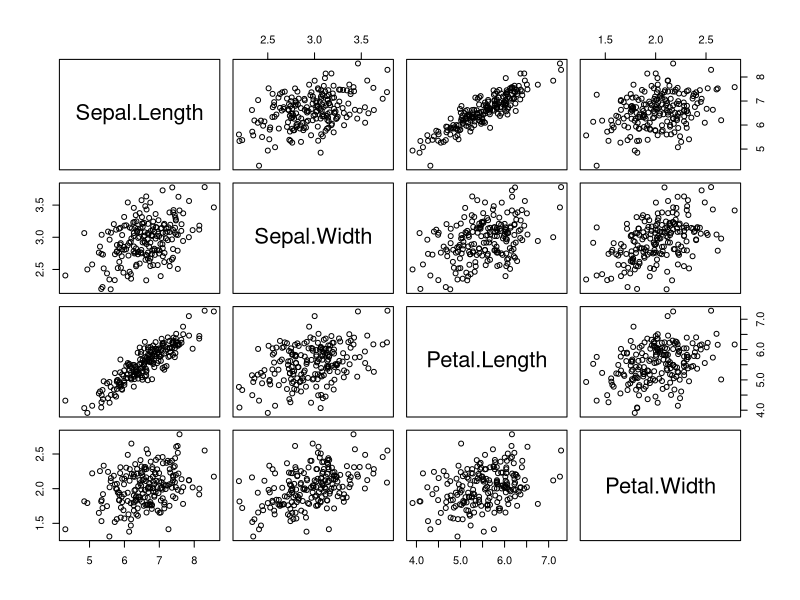
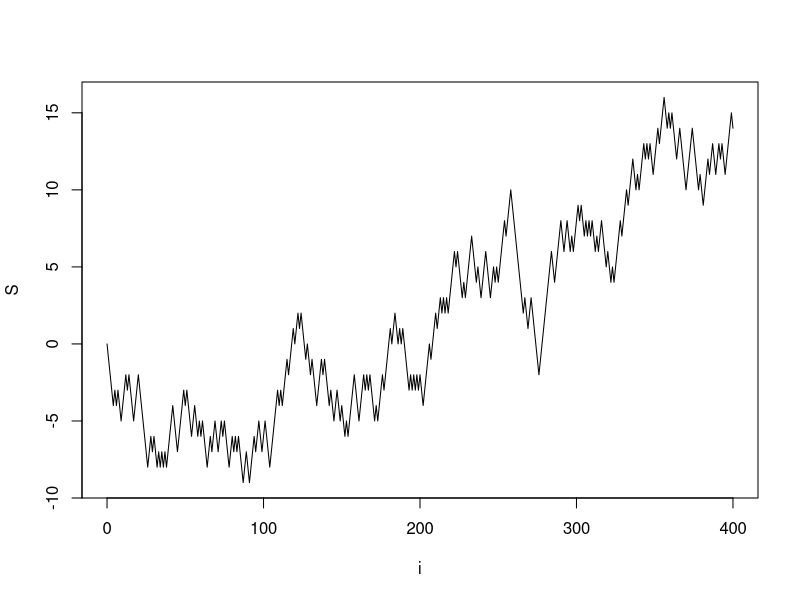

R code for these plots, in order:
# Generating Random Variates
## from:  Statistical Computing with R, Maria Rizzo Chap.3

# inverse transform method 

rlogarithmic <- function (n, theta) {
    u <- runif(n)
    N <- ceiling(-16 / log10(theta))
    k <- 1:N
    a <- -1/log(1-theta)
    fk <- exp(log(a) + k * log(theta) - log(k))
    Fk <- cumsum(fk)
    x <- integer(n)
    for (i in 1:n) {
        x[i] <- as.integer(sum(u[i] > Fk))
        while (x[i]==N) {
            logf <- log(a) + (N+1) * log(theta) - log(N+1)
            fk <- c(fk, exp(logf))
            Fk <- c(Fk, Fk[N] + fk[N+1])
            N < N + 1
            x[i] <- as.integer(sum(u[i] > Fk))
        }
    }
    x + 1
}


n <- 1000
theta <- 0.5
x <- rlogarithmic(n, theta)

# get density
k <- sort(unique(x))
p <- -1 / log(1-theta) * theta^k / k
se <- sqrt(p*(1-p)/n)

tbl <- round(rbind(table(x)/n, p, se), 3)
tbl

## Acceptance-Rejection Method

n <- 1000
k <- 0
j <- 0
y <- numeric(n)

while (k < n) {
    u <- runif(1)
    j <- j + 1
    x <- runif(1)
    if (x * (1-x) > u) {
        k <- k + 1
        y[k] <- x
    }
}

j # number of iterations required to generate

p <- seq(.1, .9, .1)
Qhat <- quantile(y, p)
Q <- qbeta(p, 2, 2)
se <- sqrt(p * (1-p)/(n * dbeta(Q, 2, 2)))

tbl <- round(rbind(Qhat, Q, se), 3)


## MultiVariate - Choleski

rmnv.Choleski <- function(n, mu, Sigma) {
    # generate n random vectors from MVN(mu, Sigma)
    # dimension is inferred from mu and Sigma
    d <- length(mu)
    Q <- chol(Sigma) #Choleski factorization of Sigma
    Z <- matrix(rnorm(n * d), nrow=n, ncol=d)
    X <- Z %*% Q + matrix(mu, n, d, byrow=T)
    X
}

y <- subset(x=iris, Species=="virginica")[, 1:4]
mu <- colMeans(y)
Sigma <- cov(y)

#now generate MVN data with this mean and covariance
X <- rmnv.Choleski(200, mu, Sigma)
pairs(X)

## Symmetric Random Walk
n <- 400
incr <- sample(c(-1, 1), size = n, replace=T)
S <- as.integer(c(0, cumsum(incr)))
plot(0:n, S, type="l", main = "", xlab="i")